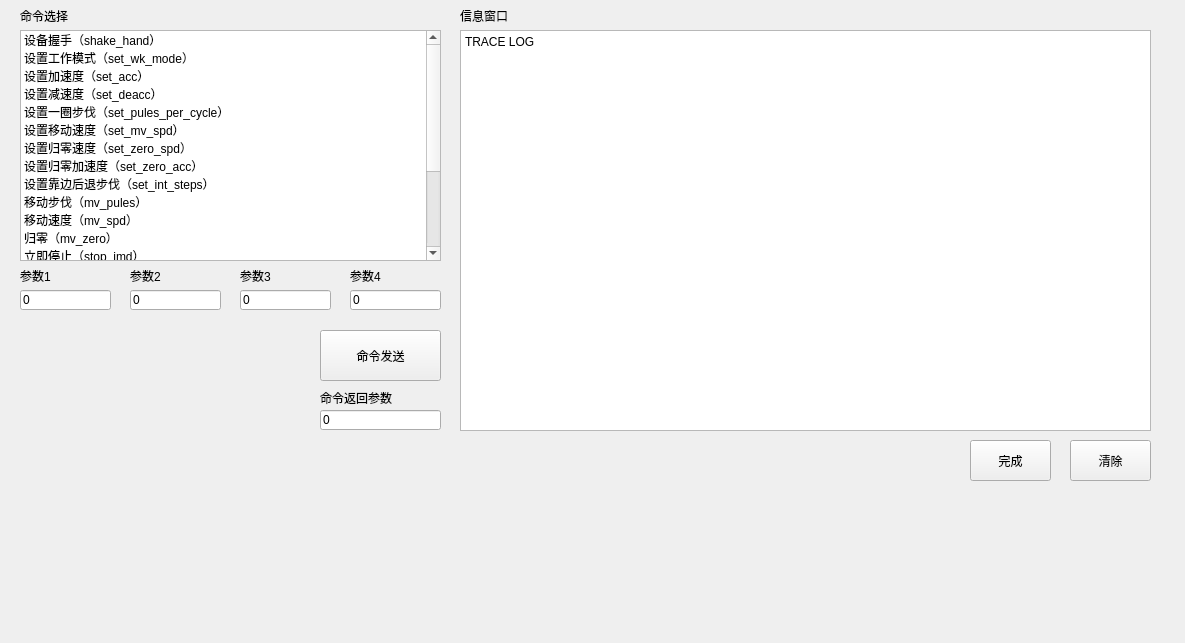
<?xml version="1.0" encoding="UTF-8"?>
<ui version="4.0">
 <class>cebsMengForm</class>
 <widget class="QWidget" name="cebsMengForm">
  <property name="geometry">
   <rect>
    <x>0</x>
    <y>0</y>
    <width>1185</width>
    <height>643</height>
   </rect>
  </property>
  <property name="windowTitle">
   <string>工程模式</string>
  </property>
  <widget class="QLabel" name="label_meng_cmd_sel">
   <property name="geometry">
    <rect>
     <x>20</x>
     <y>10</y>
     <width>54</width>
     <height>12</height>
    </rect>
   </property>
   <property name="text">
    <string>命令选择</string>
   </property>
  </widget>
  <widget class="QListWidget" name="listWidget_meng_cmd">
   <property name="geometry">
    <rect>
     <x>20</x>
     <y>30</y>
     <width>421</width>
     <height>231</height>
    </rect>
   </property>
   <item>
    <property name="text">
     <string>设备握手（shake_hand）</string>
    </property>
   </item>
   <item>
    <property name="text">
     <string>设置工作模式（set_wk_mode）</string>
    </property>
   </item>
   <item>
    <property name="text">
     <string>设置加速度（set_acc）</string>
    </property>
   </item>
   <item>
    <property name="text">
     <string>设置减速度（set_deacc）</string>
    </property>
   </item>
   <item>
    <property name="text">
     <string>设置一圈步伐（set_pules_per_cycle）</string>
    </property>
   </item>
   <item>
    <property name="text">
     <string>设置移动速度（set_mv_spd）</string>
    </property>
   </item>
   <item>
    <property name="text">
     <string>设置归零速度（set_zero_spd）</string>
    </property>
   </item>
   <item>
    <property name="text">
     <string>设置归零加速度（set_zero_acc）</string>
    </property>
   </item>
   <item>
    <property name="text">
     <string>设置靠边后退步伐（set_int_steps）</string>
    </property>
   </item>
   <item>
    <property name="text">
     <string>移动步伐（mv_pules）</string>
    </property>
   </item>
   <item>
    <property name="text">
     <string>移动速度（mv_spd）</string>
    </property>
   </item>
   <item>
    <property name="text">
     <string>归零（mv_zero）</string>
    </property>
   </item>
   <item>
    <property name="text">
     <string>立即停止（stop_imd）</string>
    </property>
   </item>
   <item>
    <property name="text">
     <string>缓慢停止（stop_nor)</string>
    </property>
   </item>
   <item>
    <property name="text">
     <string>查询激活状态（inq_enable）</string>
    </property>
   </item>
   <item>
    <property name="text">
     <string>查询运行状态（inq_run）</string>
    </property>
   </item>
   <item>
    <property name="text">
     <string>查询一般状态（inq_status）</string>
    </property>
   </item>
   <item>
    <property name="text">
     <string>测试脉冲数（test_pules)</string>
    </property>
   </item>
   <item>
    <property name="text">
     <string>设置限位器触发迟滞（set_exti_delay_time)</string>
    </property>
   </item>
  </widget>
  <widget class="QLabel" name="label_meng_par1">
   <property name="geometry">
    <rect>
     <x>20</x>
     <y>270</y>
     <width>54</width>
     <height>12</height>
    </rect>
   </property>
   <property name="text">
    <string>参数1</string>
   </property>
  </widget>
  <widget class="QLabel" name="label_meng_par2">
   <property name="geometry">
    <rect>
     <x>130</x>
     <y>270</y>
     <width>54</width>
     <height>12</height>
    </rect>
   </property>
   <property name="text">
    <string>参数2</string>
   </property>
  </widget>
  <widget class="QLabel" name="label_meng_par3">
   <property name="geometry">
    <rect>
     <x>240</x>
     <y>270</y>
     <width>54</width>
     <height>12</height>
    </rect>
   </property>
   <property name="text">
    <string>参数3</string>
   </property>
  </widget>
  <widget class="QLabel" name="label_meng_par4">
   <property name="geometry">
    <rect>
     <x>350</x>
     <y>270</y>
     <width>54</width>
     <height>12</height>
    </rect>
   </property>
   <property name="text">
    <string>参数4</string>
   </property>
  </widget>
  <widget class="QPushButton" name="pushButton_meng_cmd_send">
   <property name="geometry">
    <rect>
     <x>320</x>
     <y>330</y>
     <width>121</width>
     <height>51</height>
    </rect>
   </property>
   <property name="text">
    <string>命令发送</string>
   </property>
  </widget>
  <widget class="QTextEdit" name="textEdit_meng_trace_log">
   <property name="geometry">
    <rect>
     <x>460</x>
     <y>30</y>
     <width>691</width>
     <height>401</height>
    </rect>
   </property>
   <property name="html">
    <string>&lt;!DOCTYPE HTML PUBLIC &quot;-//W3C//DTD HTML 4.0//EN&quot; &quot;http://www.w3.org/TR/REC-html40/strict.dtd&quot;&gt;
&lt;html&gt;&lt;head&gt;&lt;meta name=&quot;qrichtext&quot; content=&quot;1&quot; /&gt;&lt;style type=&quot;text/css&quot;&gt;
p, li { white-space: pre-wrap; }
&lt;/style&gt;&lt;/head&gt;&lt;body style=&quot; font-family:'SimSun'; font-size:9pt; font-weight:400; font-style:normal;&quot;&gt;
&lt;p style=&quot; margin-top:0px; margin-bottom:0px; margin-left:0px; margin-right:0px; -qt-block-indent:0; text-indent:0px;&quot;&gt;TRACE LOG&lt;/p&gt;&lt;/body&gt;&lt;/html&gt;</string>
   </property>
  </widget>
  <widget class="QLabel" name="label_meng_trace_log">
   <property name="geometry">
    <rect>
     <x>460</x>
     <y>10</y>
     <width>54</width>
     <height>12</height>
    </rect>
   </property>
   <property name="text">
    <string>信息窗口</string>
   </property>
  </widget>
  <widget class="QPushButton" name="pushButton_ctrl_giveup_3">
   <property name="geometry">
    <rect>
     <x>1070</x>
     <y>440</y>
     <width>81</width>
     <height>41</height>
    </rect>
   </property>
   <property name="text">
    <string>清除</string>
   </property>
  </widget>
  <widget class="QPushButton" name="pushButton_ctrl_giveup_4">
   <property name="geometry">
    <rect>
     <x>970</x>
     <y>440</y>
     <width>81</width>
     <height>41</height>
    </rect>
   </property>
   <property name="text">
    <string>完成</string>
   </property>
  </widget>
  <widget class="QLineEdit" name="lineEdit_meng_par1">
   <property name="geometry">
    <rect>
     <x>20</x>
     <y>290</y>
     <width>91</width>
     <height>20</height>
    </rect>
   </property>
   <property name="text">
    <string>0</string>
   </property>
  </widget>
  <widget class="QLineEdit" name="lineEdit_meng_par2">
   <property name="geometry">
    <rect>
     <x>130</x>
     <y>290</y>
     <width>91</width>
     <height>20</height>
    </rect>
   </property>
   <property name="text">
    <string>0</string>
   </property>
  </widget>
  <widget class="QLineEdit" name="lineEdit_meng_par3">
   <property name="geometry">
    <rect>
     <x>240</x>
     <y>290</y>
     <width>91</width>
     <height>20</height>
    </rect>
   </property>
   <property name="text">
    <string>0</string>
   </property>
  </widget>
  <widget class="QLineEdit" name="lineEdit_meng_par4">
   <property name="geometry">
    <rect>
     <x>350</x>
     <y>290</y>
     <width>91</width>
     <height>20</height>
    </rect>
   </property>
   <property name="text">
    <string>0</string>
   </property>
  </widget>
  <widget class="QLineEdit" name="lineEdit_meng_cmd_par">
   <property name="geometry">
    <rect>
     <x>320</x>
     <y>410</y>
     <width>121</width>
     <height>20</height>
    </rect>
   </property>
   <property name="text">
    <string>0</string>
   </property>
  </widget>
  <widget class="QLabel" name="label_meng_cmd_par">
   <property name="geometry">
    <rect>
     <x>320</x>
     <y>390</y>
     <width>81</width>
     <height>16</height>
    </rect>
   </property>
   <property name="text">
    <string>命令返回参数</string>
   </property>
  </widget>
 </widget>
 <resources/>
 <connections>
  <connection>
   <sender>pushButton_meng_cmd_send</sender>
   <signal>clicked()</signal>
   <receiver>cebsMengForm</receiver>
   <slot>slot_meng_cmd_send()</slot>
   <hints>
    <hint type="sourcelabel">
     <x>359</x>
     <y>300</y>
    </hint>
    <hint type="destinationlabel">
     <x>386</x>
     <y>331</y>
    </hint>
   </hints>
  </connection>
  <connection>
   <sender>pushButton_ctrl_giveup_3</sender>
   <signal>clicked()</signal>
   <receiver>cebsMengForm</receiver>
   <slot>slot_meng_trace_clear()</slot>
   <hints>
    <hint type="sourcelabel">
     <x>1104</x>
     <y>463</y>
    </hint>
    <hint type="destinationlabel">
     <x>1044</x>
     <y>455</y>
    </hint>
   </hints>
  </connection>
  <connection>
   <sender>pushButton_ctrl_giveup_4</sender>
   <signal>clicked()</signal>
   <receiver>cebsMengForm</receiver>
   <slot>slot_meng_compl()</slot>
   <hints>
    <hint type="sourcelabel">
     <x>1013</x>
     <y>466</y>
    </hint>
    <hint type="destinationlabel">
     <x>940</x>
     <y>487</y>
    </hint>
   </hints>
  </connection>
 </connections>
 <slots>
  <slot>slot_meng_compl()</slot>
  <slot>slot_meng_giveup()</slot>
  <slot>slot_meng_cmd_send()</slot>
  <slot>slot_meng_trace_clear()</slot>
 </slots>
</ui>
